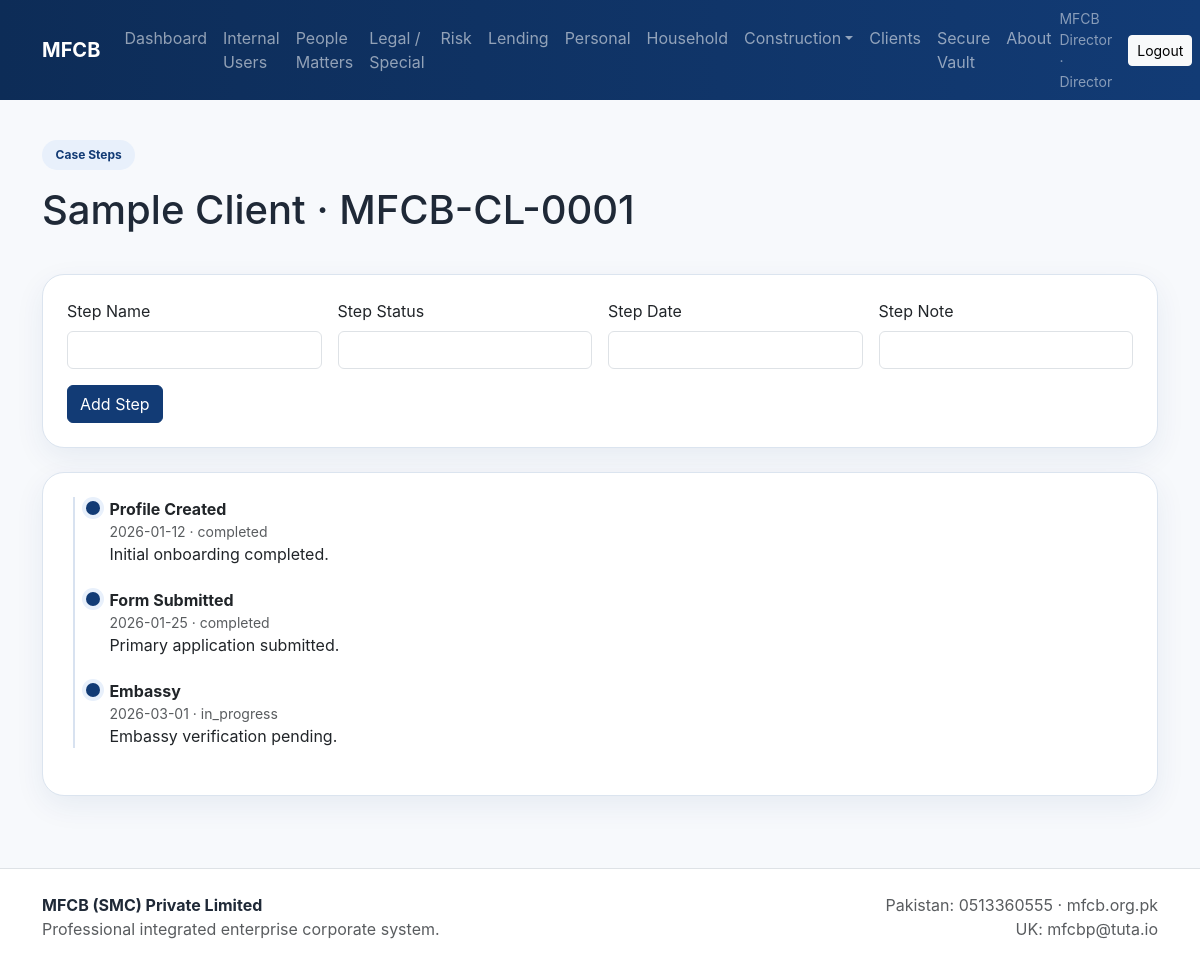
Screenshot of /clients/1/steps (signed in) with the database file from the repository.
### app.py (models this page shows, shortened)
class User(db.Model):
    id = db.Column(db.Integer, primary_key=True)
    full_name = db.Column(db.String(150), nullable=False)
    username = db.Column(db.String(80), unique=True, nullable=False, index=True)
    password_hash = db.Column(db.String(255), nullable=False)
    role = db.Column(db.String(30), nullable=False)
    is_active = db.Column(db.Boolean, default=True)
    client_profile_id = db.Column(db.Integer, db.ForeignKey("client_profile.id"), nullable=True)
    client_profile = db.relationship("ClientProfile", foreign_keys=[client_profile_id], backref="account_user", uselist=False)

class ClientProfile(db.Model):
    id = db.Column(db.Integer, primary_key=True)
    unique_id = db.Column(db.String(50), unique=True, nullable=False)
    client_name = db.Column(db.String(120), nullable=False)
    phone = db.Column(db.String(50), default="")
    email = db.Column(db.String(120), default="")
    destination_country = db.Column(db.String(80), default="")
    case_type = db.Column(db.String(80), default="")
    current_stage = db.Column(db.String(80), default="")
    case_status = db.Column(db.String(30), default="in_progress")
    total_fee = db.Column(db.Numeric(12,2), default=0)
    received_amount = db.Column(db.Numeric(12,2), default=0)
    remaining_amount = db.Column(db.Numeric(12,2), default=0)
    payment_status = db.Column(db.String(30), default="pending")
    payment_due_date = db.Column(db.String(30), default="")
    payment_warning_note = db.Column(db.String(200), default="")
    documents_status = db.Column(db.String(50), default="pending")
    form_submitted = db.Column(db.String(50), default="pending")
    embassy_status = db.Column(db.String(50), default="pending")
    work_permit_status = db.Column(db.String(50), default="pending")
    mofa_status = db.Column(db.String(50), default="pending")
    notes = db.Column(db.Text, default="")
    created_at = db.Column(db.DateTime, default=now_utc)

class CaseStep(db.Model):
    id = db.Column(db.Integer, primary_key=True)
    client_id = db.Column(db.Integer, db.ForeignKey("client_profile.id"), nullable=False)
    step_name = db.Column(db.String(120), nullable=False)
    step_status = db.Column(db.String(50), default="pending")
    step_note = db.Column(db.Text, default="")
    step_date = db.Column(db.String(30), default="")
    client = db.relationship("ClientProfile", backref="case_steps")

### app.py (the view, shortened to what this page needs)
@app.route("/clients/<int:client_id>/steps", methods=["GET", "POST"])
@login_required
def client_steps(client_id):
    user = current_user()
    if user.role not in ["director", "manager", "operator"]:
        abort(403)
    c = ClientProfile.query.get_or_404(client_id)
    return render_template("director/client_steps.html", c=c)

### app.py (called while the page is built)
def current_user():
    uid = session.get("user_id")
    if not uid:
        return None
    return User.query.get(uid)

@app.context_processor
def inject_globals():
    return {"current_user": current_user(), "MODULES": MODULES, "decimal_to_str": decimal_to_str, "attribute": getattr}

def login_required(fn):
    from functools import wraps
    @wraps(fn)
    def wrapper(*args, **kwargs):
        if not current_user():
            flash("Please sign in first.", "danger")
            return redirect(url_for("access_portal"))
        return fn(*args, **kwargs)
    return wrapper

### templates/director/client_steps.html (shortened to what this page needs)
{% extends 'base.html' %}
{% block content %}
<section class="container">
  <div class="page-header"><span class="badge badge-soft">Case Steps</span><h1 class="mt-3">{{ c.client_name }} · {{ c.unique_id }}</h1></div>
  {% if current_user.role == 'director' %}
  <div class="card soft-card mb-4"><div class="card-body">
    <form method="post" class="row g-3">
      <div class="col-md-3"><label class="form-label">Step Name</label><input name="step_name" class="form-control"></div>
      <div class="col-md-3"><label class="form-label">Step Status</label><input name="step_status" class="form-control"></div>
      <div class="col-md-3"><label class="form-label">Step Date</label><input name="step_date" class="form-control"></div>
      <div class="col-md-3"><label class="form-label">Step Note</label><input name="step_note" class="form-control"></div>
      <div class="col-12"><button class="btn btn-primary">Add Step</button></div>
    </form>
  </div></div>
  {% endif %}
  <div class="card soft-card"><div class="card-body">
    <div class="timeline">
      {% for s in c.case_steps %}
      <div class="timeline-item">
        <div class="timeline-point"></div>
        <div class="timeline-content">
          <div class="fw-bold">{{ s.step_name }}</div>
          <div class="small text-muted">{{ s.step_date }} · {{ s.step_status }}</div>
          <div>{{ s.step_note }}</div>
        </div>
      </div>
      {% else %}<div class="text-muted">No case steps available yet.</div>{% endfor %}
    </div>
  </div></div>
</section>
{% endblock %}

### templates/base.html (shortened to what this page needs)
<!doctype html>
<html lang="en">
<head>
  <link href="https://cdn.jsdelivr.net/npm/bootstrap@5.3.3/dist/css/bootstrap.min.css" rel="stylesheet">
  <link href="{{ url_for('static', filename='css/style.css') }}" rel="stylesheet">
</head>
<body>
<nav class="navbar navbar-expand-lg navbar-dark mfcb-nav sticky-top">
  <div class="container">
    <a class="navbar-brand fw-bold" href="{{ url_for('home') }}">MFCB</a>
    <div class="collapse navbar-collapse" id="navbarsExample">
      {% if not current_user %}
      <ul class="navbar-nav me-auto mb-2 mb-lg-0">
        <li class="nav-item"><a class="nav-link" href="{{ url_for('home') }}">Home</a></li>
        <li class="nav-item"><a class="nav-link" href="{{ url_for('about') }}">About</a></li>
        <li class="nav-item"><a class="nav-link" href="{{ url_for('pakistan_real_estate') }}">Pakistan Real Estate</a></li>
        <li class="nav-item"><a class="nav-link" href="{{ url_for('pakistan_construction') }}">Pakistan Construction</a></li>
        <li class="nav-item"><a class="nav-link" href="{{ url_for('uk_real_estate_construction') }}">UK Real Estate & Construction</a></li>
        <li class="nav-item"><a class="nav-link" href="{{ url_for('projects') }}">Projects</a></li>
        <li class="nav-item"><a class="nav-link" href="{{ url_for('contact') }}">Contact</a></li>
        <li class="nav-item"><a class="nav-link" href="{{ url_for('access_portal') }}">Access Portal</a></li>
      </ul>
      {% else %}
      <ul class="navbar-nav me-auto mb-2 mb-lg-0">
        {% if current_user.role == 'director' %}
          <li class="nav-item"><a class="nav-link" href="{{ url_for('dashboard') }}">Dashboard</a></li>
          <li class="nav-item"><a class="nav-link" href="{{ url_for('internal_users') }}">Internal Users</a></li>
          <li class="nav-item"><a class="nav-link" href="{{ url_for('module_list', module_key='people') }}">People Matters</a></li>
          <li class="nav-item"><a class="nav-link" href="{{ url_for('module_list', module_key='legal') }}">Legal / Special</a></li>
          <li class="nav-item"><a class="nav-link" href="{{ url_for('module_list', module_key='risk') }}">Risk</a></li>
          <li class="nav-item"><a class="nav-link" href="{{ url_for('module_list', module_key='lending') }}">Lending</a></li>
          <li class="nav-item"><a class="nav-link" href="{{ url_for('module_list', module_key='personal') }}">Personal</a></li>
          <li class="nav-item"><a class="nav-link" href="{{ url_for('module_list', module_key='household') }}">Household</a></li>
          <li class="nav-item dropdown">
            <a class="nav-link dropdown-toggle" href="#" data-bs-toggle="dropdown">Construction</a>
          </li>
          <li class="nav-item"><a class="nav-link" href="{{ url_for('clients') }}">Clients</a></li>
          <li class="nav-item"><a class="nav-link" href="{{ url_for('secure_vault') }}">Secure Vault</a></li>
          <li class="nav-item"><a class="nav-link" href="{{ url_for('about_internal') }}">About</a></li>
        {% elif current_user.role == 'client' %}
          <li class="nav-item"><a class="nav-link" href="{{ url_for('client_portal') }}">Portal</a></li>
          <li class="nav-item"><a class="nav-link" href="{{ url_for('about_internal') }}">About</a></li>
        {% endif %}
      </ul>
      <div class="d-flex align-items-center gap-3">
        <span class="small text-white-50">{{ current_user.full_name }} · {{ current_user.role|title }}</span>
        <a class="btn btn-light btn-sm" href="{{ url_for('logout') }}">Logout</a>
      </div>
      {% endif %}
    </div>
  </div>
</nav>
<main class="py-4">
  {% block content %}{% endblock %}
</main>
<footer class="border-top py-4 mt-5 bg-white">
  <div class="container d-flex justify-content-between flex-wrap gap-2">
    <div>
      <strong>MFCB (SMC) Private Limited</strong><br>
      <span class="text-muted">Professional integrated enterprise corporate system.</span>
    </div>
    <div class="text-muted text-end">
      Pakistan: 0513360555 · mfcb.org.pk<br>
      UK: mfcbp@tuta.io
    </div>
  </div>
</footer>
</body>
</html>

### static/css/style.css (style rules this page uses)
:root { --mfcb-blue:#123b75; --mfcb-blue-dark:#0d2c57; --mfcb-light:#f4f7fb; --mfcb-border:#dbe4ef; --mfcb-text:#1f2937; }
body { background:#f7f9fc;color:var(--mfcb-text);font-family:Inter,Segoe UI,Arial,sans-serif }
.mfcb-nav { background:linear-gradient(90deg,var(--mfcb-blue-dark),var(--mfcb-blue)) }
.hero-card,.soft-card,.stat-card,.access-card,.info-box,.address-box { background:#fff;border:1px solid var(--mfcb-border);border-radius:22px;box-shadow:0 10px 30px rgba(18,59,117,.07) }
.soft-card .card-body { padding:1.5rem }
.page-header { padding:1rem 0 2rem }
.badge-soft { background:#e8f0fb;color:var(--mfcb-blue);padding:.55rem .85rem;border-radius:999px }
.btn-primary { background:var(--mfcb-blue);border-color:var(--mfcb-blue) }
.timeline { position:relative;padding-left:1.25rem }
.timeline:before { content:"";position:absolute;left:6px;top:0;bottom:0;width:2px;background:#d8e2f0 }
.timeline-item { position:relative;padding-left:1.4rem;margin-bottom:1.4rem }
.timeline-point { position:absolute;left:-1px;top:4px;width:14px;height:14px;border-radius:50%;background:var(--mfcb-blue);box-shadow:0 0 0 4px #e8f0fb }

### rows the page displays
User: full_name "MFCB Director", role "Director"
ClientProfile: client_name "Sample Client", unique_id "MFCB-CL-0001"
CaseStep: step_name "Profile Created", step_date "2026-01-12", step_status "completed", step_note "Initial onboarding completed."
CaseStep: step_name "Form Submitted", step_date "2026-01-25", step_status "completed", step_note "Primary application submitted."
CaseStep: step_name "Embassy", step_date "2026-03-01", step_status "in_progress", step_note "Embassy verification pending."
